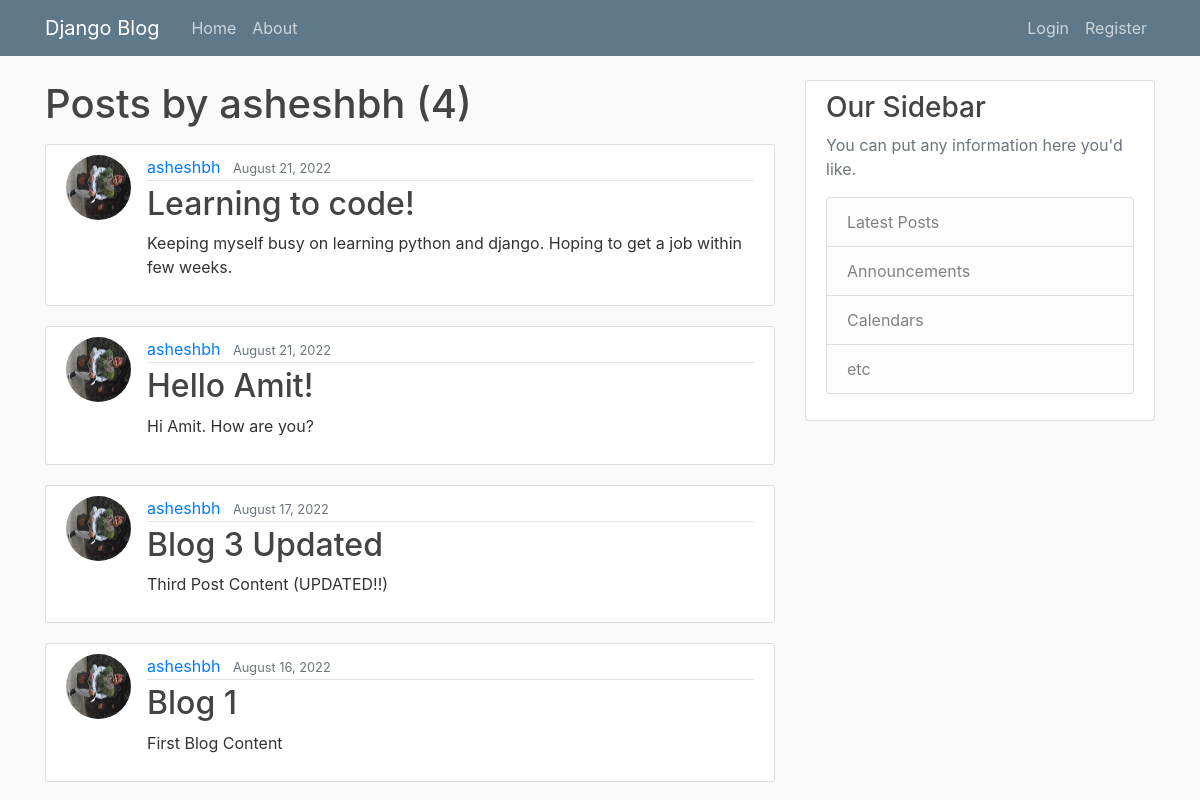
The app's page /user/asheshbh, older data.
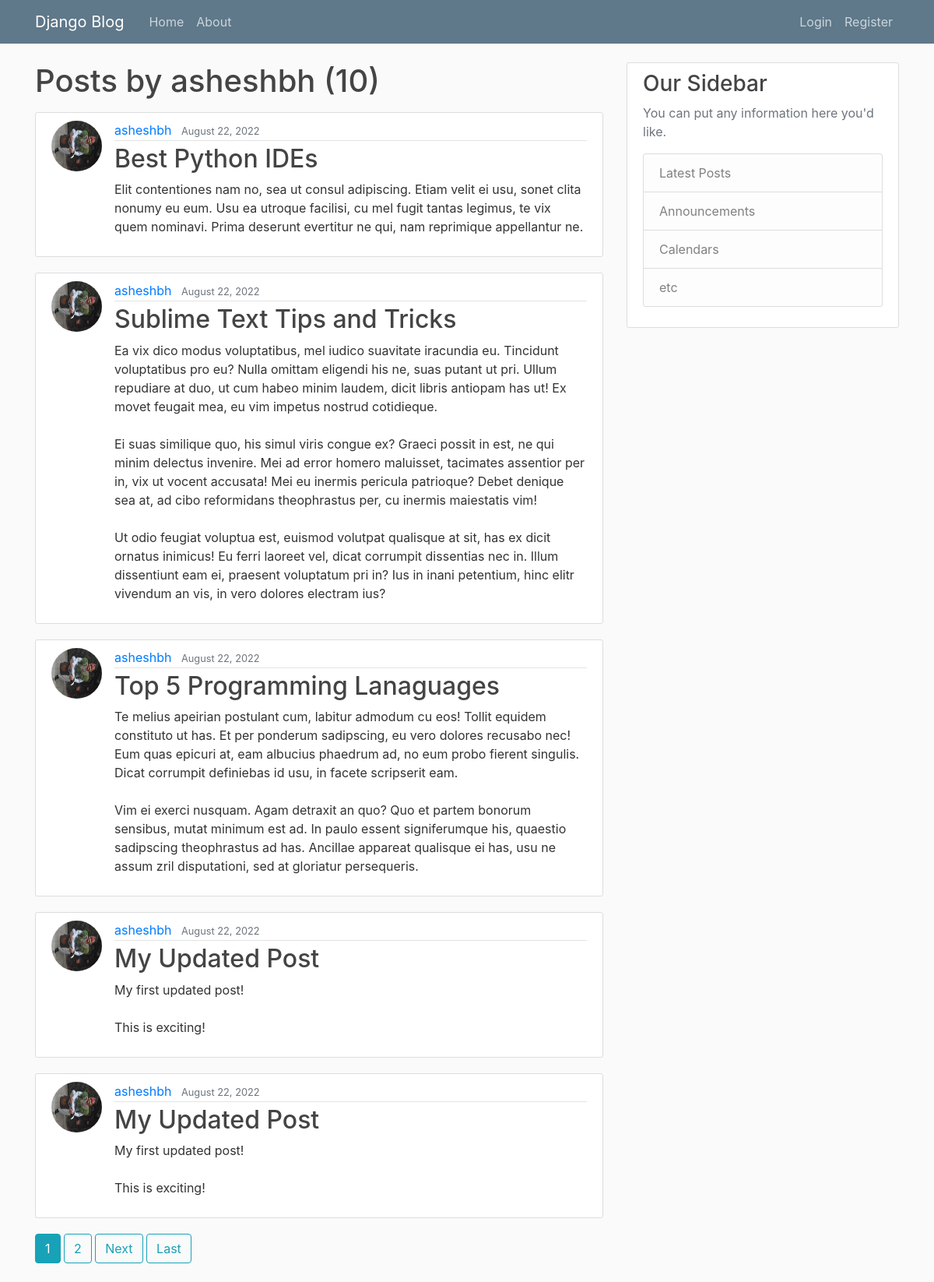
The same page, newer data.
### blog/models.py (models this page shows, shortened)
class Post(models.Model):
    title = models.CharField(max_length=100)
    content = models.TextField()
    date_posted = models.DateTimeField(default=timezone.now)
    author = models.ForeignKey(User, on_delete=models.CASCADE)

### users/models.py (models this page shows, shortened)
class Profile(models.Model):
    user = models.OneToOneField(User, on_delete=models.CASCADE)
    image = models.ImageField(default='default.jpg', upload_to='profile_pics')

### blog/views.py (the view)
# urls.py: path('user/<str:username>', UserPostListView.as_view(), name='user-posts'),
class UserPostListView(ListView):
    model = Post
    template_name= 'blog/user_posts.html'
    context_object_name= 'posts'
    ordering= ['-date_posted']
    paginate_by= 5
    def get_queryset(self):
        user = get_object_or_404(User, username=self.kwargs.get('username'))
        return Post.objects.filter(author=user).order_by('-date_posted')

### blog/templates/blog/user_posts.html (shortened to what this page needs)
{% extends 'blog/base.html' %}
{% block content %}
    <h1 class="mb-3">Posts by {{ view.kwargs.username }} ({{ page_obj.paginator.count }})</h1>
    {% for post in posts %}
        <article class="media content-section">
            <img class="rounded-circle article-img" src="{{ post.author.profile.image.url }}" alt="">
            <div class="media-body">
            <div class="article-metadata">
                <a class="mr-2" href="{% url 'user-posts' post.author.username %}">{{ post.author }}</a>
                <small class="text-muted">{{ post.date_posted|date:"F d, Y" }}</small>
            </div>
            <h2><a class="article-title" href="{% url 'post-detail' post.id %}">{{ post.title }}</a></h2>
            <p class="article-content">{{ post.content }}</p>
            </div>
        </article>
    {% endfor %}
    {% if is_paginated %}
        {% for num in page_obj.paginator.page_range %}
            {% if page_obj.number == num %}
                <a class="btn btn-info mb-4" href="?page={{ num }}">{{ num }}</a>
            {% elif num > page_obj.number|add:'-3' and num < page_obj.number|add:'3' %}
                <a class="btn btn-outline-info mb-4" href="?page={{ num }}">{{ num }}</a>
            {% endif %}
        {% endfor %}
        {% if page_obj.has_next %}
            <a class="btn btn-outline-info mb-4" href="?page={{ page_obj.next_page_number }}">Next</a>
            <a class="btn btn-outline-info mb-4" href="?page={{ page_obj.paginator.num_pages }}">Last</a>
        {% endif %}
    {% endif %}
{% endblock %}

### blog/templates/blog/base.html (shortened to what this page needs)
{% load static %}
<!DOCTYPE html>
<html>
<head>
    <link rel="stylesheet" href="https://maxcdn.bootstrapcdn.com/bootstrap/4.0.0/css/bootstrap.min.css">
    <link rel="stylesheet" type="text/css" href="{% static 'css/main.css' %}">
</head>
<body>
    <header class="site-header">
      <nav class="navbar navbar-expand-md navbar-dark bg-steel fixed-top">
        <div class="container">
          <a class="navbar-brand mr-4" href="{% url 'blog-home' %}">Django Blog</a>
          <div class="collapse navbar-collapse" id="navbarToggle">
            <div class="navbar-nav mr-auto">
              <a class="nav-item nav-link" href="{% url 'blog-home' %}">Home</a>
              <a class="nav-item nav-link" href="{% url 'blog-about' %}">About</a>
            </div>
            <div class="navbar-nav">
              {% if user.is_authenticated %}
                <a class="nav-item nav-link" href="{% url 'post-create' %}">New Post</a>
                <a class="nav-item nav-link" href="{% url 'profile' %}">Profile</a>
                <a class="nav-item nav-link" href="{% url 'logout' %}">Logout</a>
              {% else %}
                <a class="nav-item nav-link" href="{% url 'login' %}">Login</a>
                <a class="nav-item nav-link" href="{% url 'register' %}">Register</a>
              {% endif %}
            </div>
          </div>
        </div>
      </nav>
    </header>
    <main role="main" class="container">
      <div class="row">
        <div class="col-md-8">
          {% block content %}{% endblock %}
        </div>
        <div class="col-md-4">
          <div class="content-section">
            <h3>Our Sidebar</h3>
            <p class='text-muted'>You can put any information here you'd like.
              <ul class="list-group">
                <li class="list-group-item list-group-item-light">Latest Posts</li>
                <li class="list-group-item list-group-item-light">Announcements</li>
                <li class="list-group-item list-group-item-light">Calendars</li>
                <li class="list-group-item list-group-item-light">etc</li>
              </ul>
            </p>
          </div>
        </div>
      </div>
    </main>
</body>
</html>

### blog/static/css/main.css (style rules this page uses)
body { background: #fafafa; color: #333333; margin-top: 5rem; }
h1, h2, h3, h4, h5, h6 { color: #444444; }
ul { margin: 0; }
.bg-steel { background-color: #5f788a; }
.site-header .navbar-nav .nav-link { color: #cbd5db; }
.content-section { background: #ffffff; padding: 10px 20px; border: 1px solid #dddddd; border-radius: 3px; margin-bottom: 20px; }
.article-title { color: #444444; }
.article-content { white-space: pre-line; }
.article-img { height: 65px; width: 65px; margin-right: 16px; }
.article-metadata { padding-bottom: 1px; margin-bottom: 4px; border-bottom: 1px solid #e3e3e3 }

Row changes from the older to the newer data that the page shows:
no longer on this page (row unchanged): Post: author.profile.image (picture), author "asheshbh", date_posted "August 21, 2022", title "Learning to code!", content "Keeping myself busy on learning python and django. Hoping to get a job within few weeks."
no longer on this page (row unchanged): Post: author.profile.image (picture), author "asheshbh", date_posted "August 21, 2022", title "Hello Amit!", content "Hi Amit. How are you?"
no longer on this page (row unchanged): Post: author.profile.image (picture), author "asheshbh", date_posted "August 17, 2022", title "Blog 3 Updated", content "Third Post Content (UPDATED!!)"
no longer on this page (row unchanged): Post: author.profile.image (picture), author "asheshbh", date_posted "August 16, 2022", title "Blog 1", content "First Blog Content"
added Post: author.profile.image (picture), author "asheshbh", date_posted "August 22, 2022", title "Best Python IDEs", content "Elit contentiones nam no, sea ut consul adipiscing. Etiam velit ei usu, sonet clita nonumy eu eum. Usu ea utroque facilisi, cu mel fugit tantas legimus, te vix quem nominavi. Prima deserunt evertitur ne qui, nam reprimique appellantur ne."
added Post: author.profile.image (picture), author "asheshbh", date_posted "August 22, 2022", title "Sublime Text Tips and Tricks", content "Ea vix dico modus voluptatibus, mel iudico suavitate iracundia eu. Tincidunt voluptatibus pro eu? Nulla omittam eligendi his ne, suas putant ut pri. Ullum repudiare at duo, ut cum habeo minim laudem, dicit libris antiopam has ut! Ex movet feugait mea, eu vim impetus nostrud cotidieque. Ei suas similique quo, his simul viris congue ex? Graeci possit in est, ne qui minim delectus invenire. Mei ad error homero maluisset, tacimates assentior per in, vix ut vocent accusata! Mei eu inermis pericula patrioque? Debet denique sea at, ad cibo reformidans theophrastus per, cu inermis maiestatis vim! Ut odio feugiat voluptua est, euismod volutpat qualisque at sit, has ex dicit ornatus inimicus! Eu…"
added Post: author.profile.image (picture), author "asheshbh", date_posted "August 22, 2022", title "Top 5 Programming Lanaguages", content "Te melius apeirian postulant cum, labitur admodum cu eos! Tollit equidem constituto ut has. Et per ponderum sadipscing, eu vero dolores recusabo nec! Eum quas epicuri at, eam albucius phaedrum ad, no eum probo fierent singulis. Dicat corrumpit definiebas id usu, in facete scripserit eam. Vim ei exerci nusquam. Agam detraxit an quo? Quo et partem bonorum sensibus, mutat minimum est ad. In paulo essent signiferumque his, quaestio sadipscing theophrastus ad has. Ancillae appareat qualisque ei has, usu ne assum zril disputationi, sed at gloriatur persequeris."
added Post: author.profile.image (picture), author "asheshbh", date_posted "August 22, 2022", title "My Updated Post", content "My first updated post! This is exciting!"
added Post: author.profile.image (picture), author "asheshbh", date_posted "August 22, 2022", title "My Updated Post", content "My first updated post! This is exciting!"
Text that changed along with them:
{{ page_obj.paginator.count }}: "4" → "10"
new list line: "1"
new list line: "2"
text now shown: "Next Last"
